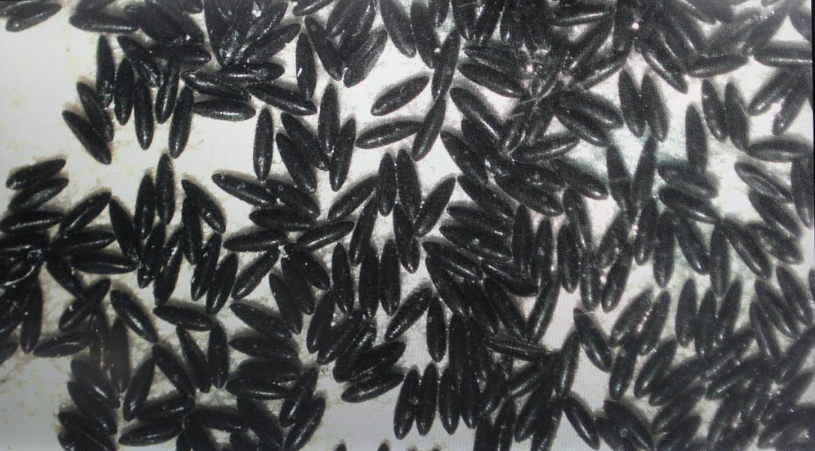
#> input picture data/images/eggs1.png, 815 x 451 px
$ python pixel_counting.py ../../data/images/eggs1.png
#> lines starting #> are read from the running program, lines starting #| are printed output that depends on the picture; after the words box and inside, x2 and y2 are one past the last pixel; in counts of white or black regions, pixels touching at a corner belong together
#> in count, img is the input picture: shape (451, 815, 3); mean B, G, R 91.4, 91.8, 90.3
# basic processing test
# grayscale -> thresholding -> dilate -> erode
# -> count white pixels in whole image and divide by
#    number of white pixels in a single egg
#
# NOTE: still need to find a way to single out a lone egg to
#       count the pixels, however this is surpisingly accurate
#       when done manually on the one test image we have
#
# Written by Scott Foster

import cv2 as cv
import numpy as np
import sys

# -.-.-.-.-.-.-.-.-.-. functions -.-.-.-.-.-.-.-.-.-.-.-.-.-
def grayscale(image):
    return cv.cvtColor(image, cv.COLOR_BGR2GRAY)

def threshold(image):
    timg = cv.adaptiveThreshold(image, 255, cv.ADAPTIVE_THRESH_GAUSSIAN_C,
                                cv.THRESH_BINARY, 255, 5)
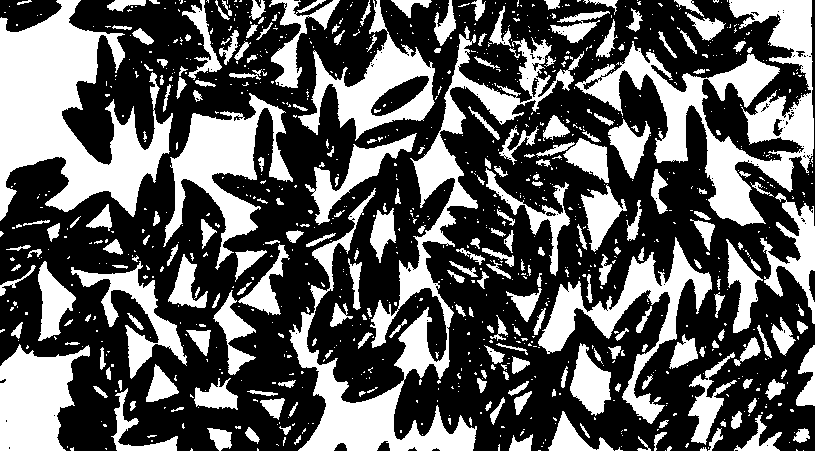
#> timg: shape (451, 815); 37.3% white; 1033 white regions (790 under 20 px), largest, box (x1, y1, x2, y2) and area: (289, 26, 584, 451) 18900, (0, 0, 173, 221) 18696, (575, 0, 814, 226) 16228
    return cv.bitwise_not(timg)

def dilate_erode(image):
    ksize = 4
#> ksize = 4
    diterations = 1
    eiterations = 1
    kernel = np.ones((ksize, ksize), np.uint8)
    dimg = cv.dilate(image, kernel, iterations=diterations)
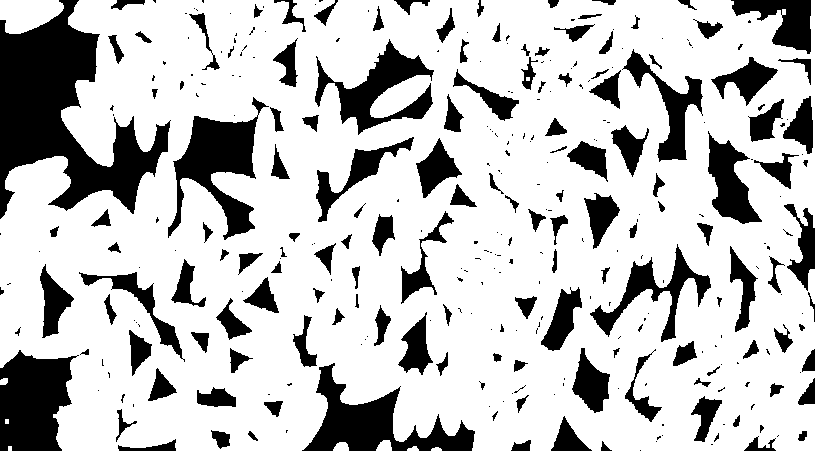
#> dimg: shape (451, 815); 76.3% white; 330 black regions (183 under 20 px), largest, box (x1, y1, x2, y2) and area: (0, 0, 171, 219) 16305, (0, 350, 79, 451) 5828, (302, 363, 475, 451) 5550
    eimg = cv.erode(dimg, kernel, iterations=eiterations)
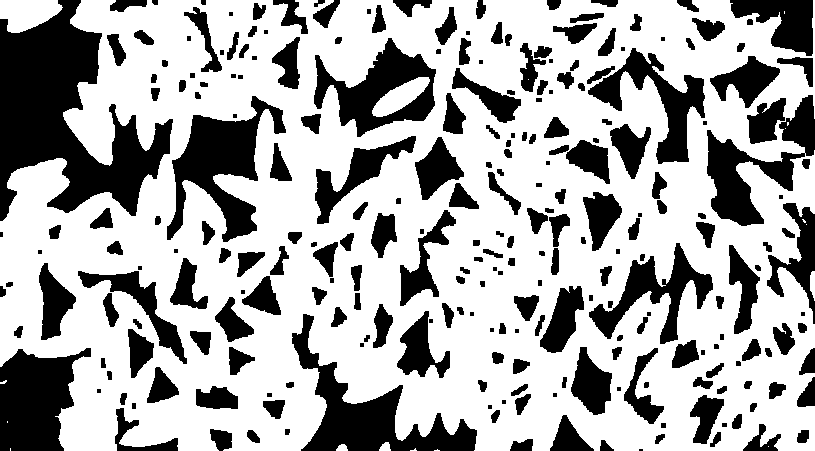
#> eimg: shape (451, 815); 67% white; 257 black regions (32 under 20 px), largest, box (x1, y1, x2, y2) and area: (0, 0, 173, 221) 18230, (292, 314, 477, 451) 7246, (167, 96, 286, 242) 6912
    return eimg
# find a single egg in the image and count the white pixels
# TODO: method to find the single egg
def single_egg_pix(image):
    return np.sum(image == 255)

# count the number of white pixels in the whole image
def count_white_pix(image):
    return np.sum(image == 255)

def count(img_path):
    # manually counted 222 eggs in the frame of eggs1.png
    # open image
    img = cv.imread(img_path)

    processed = dilate_erode(threshold(grayscale(img)))
    count = count_white_pix(processed)
#> count = 246114

    # manually cropping out a single egg
    x = 366
    y = 74
    h = 45
    w = 64
    simg = processed[y:y+h, x:x+w]
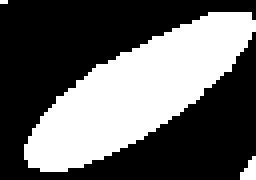
#> simg: shape (45, 64) (shown 4 times larger); 38.4% white; 3 white regions (2 under 20 px), largest, box (x1, y1, x2, y2) and area: (6, 3, 64, 43) 1088
    singlecount = single_egg_pix(simg)
#> singlecount = 1106

    return int(count / singlecount), processed
    # [7 lines of commented-out code are left out]

c, image = count(sys.argv[1])
#> c = 222
# return value (conform to test)
print(c)
#| 222

cv.imshow('eggs', image)
cv.waitKey()
